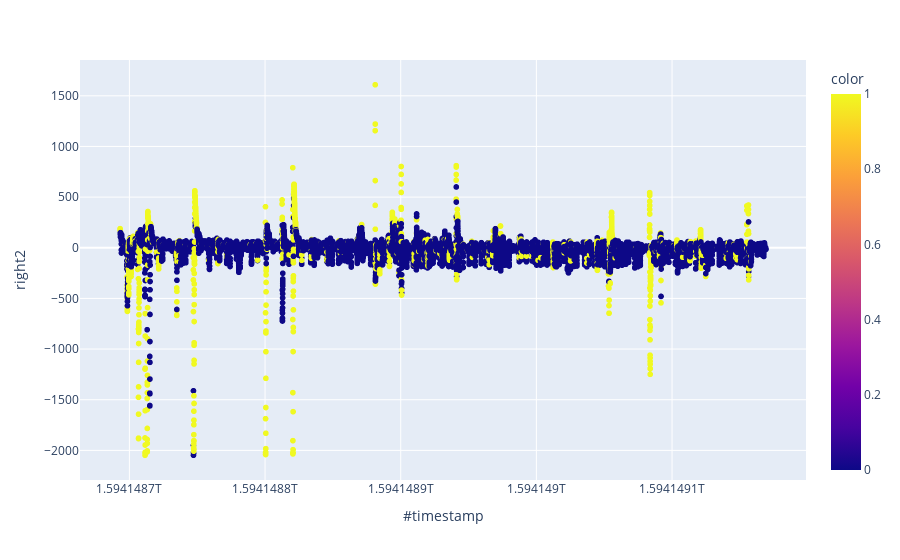

Here is the notebook cell this chart was saved with:
### Code cell
### predicted
raw = dataset_6.iloc[:no_pred_steps]
fig = px.scatter(raw, x=raw['#timestamp'], y=raw['right2'], color=compare_frame['Predicted Event'])
fig.show()

### Figure 1 — Plotly figure (JSON) as saved in the notebook; plotly's stock layout.template omitted (floating-point values rounded to 4 significant figures; data arrays with more than 128 entries replaced by an {"elided": "..."} marker saying what was removed)
{"data": [{"hovertemplate": "#timestamp=%{x}<br>right2=%{y}<br>color=%{marker.color}<extra></extra>", "legendgroup": "", "marker": {"color": {"elided": "23800 int values"}, "coloraxis": "coloraxis", "symbol": "circle"}, "mode": "markers", "name": "", "showlegend": false, "type": "scattergl", "x": {"elided": "23800 int values"}, "xaxis": "x", "y": {"elided": "23800 int values"}, "yaxis": "y"}], "layout": {"coloraxis": {"colorbar": {"title": {"text": "color"}}, "colorscale": [[0, "#0d0887"], [0.1111, "#46039f"], [0.2222, "#7201a8"], [0.3333, "#9c179e"], [0.4444, "#bd3786"], [0.5556, "#d8576b"], [0.6667, "#ed7953"], [0.7778, "#fb9f3a"], [0.8889, "#fdca26"], [1, "#f0f921"]]}, "legend": {"tracegroupgap": 0}, "margin": {"t": 60}, "xaxis": {"anchor": "y", "domain": [0, 1], "title": {"text": "#timestamp"}}, "yaxis": {"anchor": "x", "domain": [0, 1], "title": {"text": "right2"}}}}
